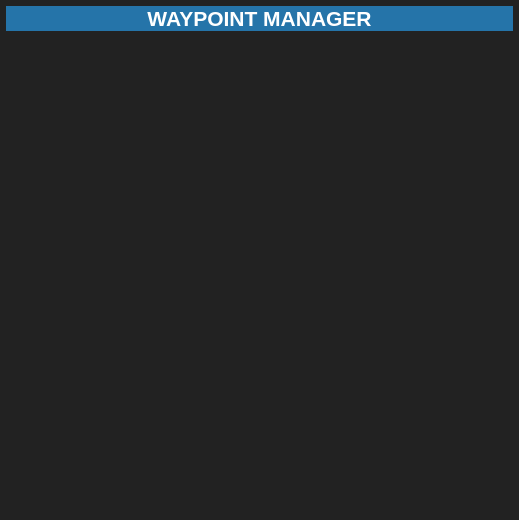
<?xml version="1.0" encoding="UTF-8"?>
<ui version="4.0">
 <class>ActionWaypointUI</class>
 <widget class="QWidget" name="ActionWaypointUI">
  <property name="geometry">
   <rect>
    <x>0</x>
    <y>0</y>
    <width>519</width>
    <height>520</height>
   </rect>
  </property>
  <property name="minimumSize">
   <size>
    <width>519</width>
    <height>519</height>
   </size>
  </property>
  <property name="maximumSize">
   <size>
    <width>520</width>
    <height>520</height>
   </size>
  </property>
  <property name="windowTitle">
   <string>Form</string>
  </property>
  <property name="styleSheet">
   <string notr="true">background-color:#222222</string>
  </property>
  <layout class="QVBoxLayout" name="verticalLayout">
   <property name="margin">
    <number>6</number>
   </property>
   <item>
    <widget class="QLabel" name="label_11">
     <property name="minimumSize">
      <size>
       <width>0</width>
       <height>0</height>
      </size>
     </property>
     <property name="maximumSize">
      <size>
       <width>16777215</width>
       <height>30</height>
      </size>
     </property>
     <property name="font">
      <font>
       <pointsize>16</pointsize>
       <weight>75</weight>
       <bold>true</bold>
      </font>
     </property>
     <property name="styleSheet">
      <string notr="true">background-color:#2574A9; color:#ffffff</string>
     </property>
     <property name="text">
      <string>WAYPOINT MANAGER</string>
     </property>
     <property name="alignment">
      <set>Qt::AlignCenter</set>
     </property>
    </widget>
   </item>
   <item>
    <layout class="QHBoxLayout" name="page_button_layout"/>
   </item>
   <item>
    <widget class="QWidget" name="widget_2" native="true">
     <layout class="QGridLayout" name="gridLayout">
      <property name="margin">
       <number>6</number>
      </property>
      <item row="0" column="0">
       <widget class="QStackedWidget" name="stack">
        <property name="currentIndex">
         <number>1</number>
        </property>
        <widget class="QWidget" name="waypoint_page">
         <layout class="QGridLayout" name="gridLayout_2">
          <property name="margin">
           <number>0</number>
          </property>
          <property name="spacing">
           <number>0</number>
          </property>
          <item row="0" column="0">
           <layout class="QVBoxLayout" name="waypoint_layout">
            <property name="spacing">
             <number>0</number>
            </property>
           </layout>
          </item>
         </layout>
        </widget>
        <widget class="QWidget" name="relative_page">
         <layout class="QGridLayout" name="gridLayout_3">
          <property name="margin">
           <number>0</number>
          </property>
          <property name="spacing">
           <number>0</number>
          </property>
          <item row="0" column="0">
           <layout class="QVBoxLayout" name="relative_layout">
            <property name="spacing">
             <number>0</number>
            </property>
           </layout>
          </item>
         </layout>
        </widget>
       </widget>
      </item>
     </layout>
    </widget>
   </item>
  </layout>
 </widget>
 <resources/>
 <connections/>
</ui>
